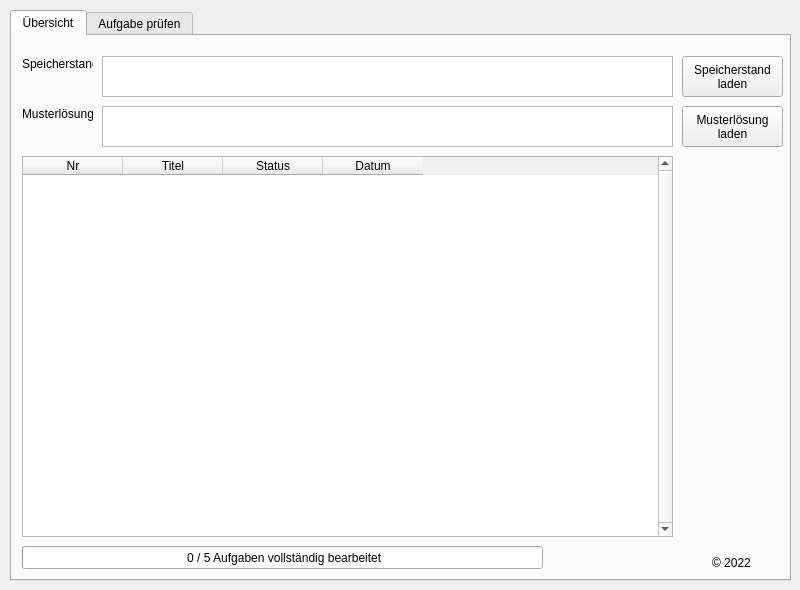
<?xml version="1.0" encoding="UTF-8"?>
<ui version="4.0">
 <class>MainWindow</class>
 <widget class="QMainWindow" name="MainWindow">
  <property name="geometry">
   <rect>
    <x>0</x>
    <y>0</y>
    <width>800</width>
    <height>590</height>
   </rect>
  </property>
  <property name="windowTitle">
   <string>GMV-Trainer</string>
  </property>
  <property name="windowIcon">
   <iconset resource="iib_Logo.qrc">
    <normaloff>:/iib_logo_4.png</normaloff>:/iib_logo_4.png</iconset>
  </property>
  <widget class="QWidget" name="centralwidget">
   <widget class="QTabWidget" name="tabWidget">
    <property name="geometry">
     <rect>
      <x>10</x>
      <y>10</y>
      <width>781</width>
      <height>571</height>
     </rect>
    </property>
    <property name="currentIndex">
     <number>0</number>
    </property>
    <widget class="QWidget" name="tab1">
     <attribute name="title">
      <string>Übersicht</string>
     </attribute>
     <widget class="QLabel" name="label">
      <property name="geometry">
       <rect>
        <x>10</x>
        <y>20</y>
        <width>71</width>
        <height>16</height>
       </rect>
      </property>
      <property name="text">
       <string>Speicherstand:</string>
      </property>
     </widget>
     <widget class="QLabel" name="label_2">
      <property name="geometry">
       <rect>
        <x>10</x>
        <y>70</y>
        <width>71</width>
        <height>16</height>
       </rect>
      </property>
      <property name="text">
       <string>Musterlösung:</string>
      </property>
     </widget>
     <widget class="QTextEdit" name="textEdit_speicherstand">
      <property name="enabled">
       <bool>true</bool>
      </property>
      <property name="geometry">
       <rect>
        <x>90</x>
        <y>20</y>
        <width>571</width>
        <height>41</height>
       </rect>
      </property>
      <property name="readOnly">
       <bool>true</bool>
      </property>
     </widget>
     <widget class="QTextEdit" name="textEdit_ml">
      <property name="enabled">
       <bool>true</bool>
      </property>
      <property name="geometry">
       <rect>
        <x>90</x>
        <y>70</y>
        <width>571</width>
        <height>41</height>
       </rect>
      </property>
      <property name="readOnly">
       <bool>true</bool>
      </property>
     </widget>
     <widget class="QPushButton" name="pushButton_ml">
      <property name="geometry">
       <rect>
        <x>670</x>
        <y>70</y>
        <width>101</width>
        <height>41</height>
       </rect>
      </property>
      <property name="text">
       <string>Musterlösung
laden</string>
      </property>
     </widget>
     <widget class="QTableWidget" name="tableWidget_uebersicht">
      <property name="enabled">
       <bool>true</bool>
      </property>
      <property name="geometry">
       <rect>
        <x>10</x>
        <y>120</y>
        <width>651</width>
        <height>381</height>
       </rect>
      </property>
      <property name="verticalScrollBarPolicy">
       <enum>Qt::ScrollBarAlwaysOn</enum>
      </property>
      <property name="horizontalScrollBarPolicy">
       <enum>Qt::ScrollBarAlwaysOff</enum>
      </property>
      <property name="editTriggers">
       <set>QAbstractItemView::NoEditTriggers</set>
      </property>
      <property name="tabKeyNavigation">
       <bool>false</bool>
      </property>
      <property name="showDropIndicator" stdset="0">
       <bool>false</bool>
      </property>
      <property name="dragDropOverwriteMode">
       <bool>false</bool>
      </property>
      <property name="selectionMode">
       <enum>QAbstractItemView::NoSelection</enum>
      </property>
      <property name="selectionBehavior">
       <enum>QAbstractItemView::SelectRows</enum>
      </property>
      <attribute name="verticalHeaderVisible">
       <bool>false</bool>
      </attribute>
      <column>
       <property name="text">
        <string>Nr</string>
       </property>
      </column>
      <column>
       <property name="text">
        <string>Titel</string>
       </property>
      </column>
      <column>
       <property name="text">
        <string>Status</string>
       </property>
      </column>
      <column>
       <property name="text">
        <string>Datum</string>
       </property>
      </column>
     </widget>
     <widget class="QPushButton" name="pushButton_speicherLaden">
      <property name="geometry">
       <rect>
        <x>670</x>
        <y>20</y>
        <width>101</width>
        <height>41</height>
       </rect>
      </property>
      <property name="text">
       <string>Speicherstand
laden</string>
      </property>
     </widget>
     <widget class="QProgressBar" name="progressBar">
      <property name="geometry">
       <rect>
        <x>10</x>
        <y>510</y>
        <width>521</width>
        <height>23</height>
       </rect>
      </property>
      <property name="maximum">
       <number>5</number>
      </property>
      <property name="value">
       <number>0</number>
      </property>
      <property name="textVisible">
       <bool>true</bool>
      </property>
      <property name="format">
       <string> %v / %m Aufgaben vollständig bearbeitet</string>
      </property>
     </widget>
     <widget class="QLabel" name="label_5">
      <property name="geometry">
       <rect>
        <x>700</x>
        <y>520</y>
        <width>46</width>
        <height>13</height>
       </rect>
      </property>
      <property name="text">
       <string>© 2022</string>
      </property>
     </widget>
     <widget class="QLabel" name="label_9">
      <property name="geometry">
       <rect>
        <x>690</x>
        <y>470</y>
        <width>61</width>
        <height>61</height>
       </rect>
      </property>
      <property name="text">
       <string>&lt;html&gt;&lt;head/&gt;&lt;body&gt;&lt;p&gt;&lt;img src=&quot;:/iib_logo_4.png&quot;/&gt;&lt;/p&gt;&lt;/body&gt;&lt;/html&gt;</string>
      </property>
     </widget>
    </widget>
    <widget class="QWidget" name="tab2">
     <attribute name="title">
      <string>Aufgabe prüfen</string>
     </attribute>
     <widget class="QLabel" name="label_3">
      <property name="geometry">
       <rect>
        <x>10</x>
        <y>25</y>
        <width>47</width>
        <height>13</height>
       </rect>
      </property>
      <property name="text">
       <string>Aufgabe:</string>
      </property>
     </widget>
     <widget class="QComboBox" name="comboBox_aufgaben">
      <property name="geometry">
       <rect>
        <x>60</x>
        <y>20</y>
        <width>711</width>
        <height>22</height>
       </rect>
      </property>
     </widget>
     <widget class="QLabel" name="label_4">
      <property name="geometry">
       <rect>
        <x>10</x>
        <y>60</y>
        <width>111</width>
        <height>16</height>
       </rect>
      </property>
      <property name="text">
       <string>Konstruktionsprotokoll:</string>
      </property>
     </widget>
     <widget class="QTextEdit" name="textEdit_kp">
      <property name="enabled">
       <bool>true</bool>
      </property>
      <property name="geometry">
       <rect>
        <x>130</x>
        <y>60</y>
        <width>531</width>
        <height>41</height>
       </rect>
      </property>
      <property name="readOnly">
       <bool>true</bool>
      </property>
     </widget>
     <widget class="QPushButton" name="pushButton_kp">
      <property name="enabled">
       <bool>false</bool>
      </property>
      <property name="geometry">
       <rect>
        <x>670</x>
        <y>60</y>
        <width>101</width>
        <height>41</height>
       </rect>
      </property>
      <property name="text">
       <string>Protokoll
laden</string>
      </property>
     </widget>
     <widget class="QLabel" name="label_qualis">
      <property name="geometry">
       <rect>
        <x>240</x>
        <y>110</y>
        <width>521</width>
        <height>381</height>
       </rect>
      </property>
      <property name="text">
       <string>&lt;html&gt;&lt;head/&gt;&lt;body&gt;&lt;p&gt;&lt;span style=&quot; font-size:12pt; font-weight:600;&quot;&gt;Qualitative Merkmale&lt;/span&gt;&lt;br/&gt;&lt;/p&gt;&lt;p&gt;&lt;br/&gt;&lt;/p&gt;&lt;/body&gt;&lt;/html&gt;</string>
      </property>
      <property name="alignment">
       <set>Qt::AlignLeading|Qt::AlignLeft|Qt::AlignTop</set>
      </property>
     </widget>
     <widget class="QTableWidget" name="tableWidget_quantis">
      <property name="geometry">
       <rect>
        <x>10</x>
        <y>135</y>
        <width>201</width>
        <height>325</height>
       </rect>
      </property>
      <property name="verticalScrollBarPolicy">
       <enum>Qt::ScrollBarAlwaysOff</enum>
      </property>
      <property name="horizontalScrollBarPolicy">
       <enum>Qt::ScrollBarAlwaysOff</enum>
      </property>
      <property name="autoScroll">
       <bool>false</bool>
      </property>
      <property name="editTriggers">
       <set>QAbstractItemView::NoEditTriggers</set>
      </property>
      <property name="selectionMode">
       <enum>QAbstractItemView::NoSelection</enum>
      </property>
      <attribute name="horizontalHeaderDefaultSectionSize">
       <number>80</number>
      </attribute>
      <attribute name="verticalHeaderVisible">
       <bool>false</bool>
      </attribute>
      <column>
       <property name="text">
        <string>Element</string>
       </property>
      </column>
      <column>
       <property name="text">
        <string>Deine Anzahl</string>
       </property>
      </column>
      <column>
       <property name="text">
        <string>ML</string>
       </property>
      </column>
     </widget>
     <widget class="QPushButton" name="pushButton_speichern">
      <property name="enabled">
       <bool>false</bool>
      </property>
      <property name="geometry">
       <rect>
        <x>670</x>
        <y>500</y>
        <width>101</width>
        <height>41</height>
       </rect>
      </property>
      <property name="text">
       <string>Speicherstand
überschreiben</string>
      </property>
     </widget>
     <widget class="QLabel" name="label_qualis_2">
      <property name="geometry">
       <rect>
        <x>10</x>
        <y>110</y>
        <width>241</width>
        <height>21</height>
       </rect>
      </property>
      <property name="text">
       <string>&lt;html&gt;&lt;head/&gt;&lt;body&gt;&lt;p&gt;&lt;span style=&quot; font-size:12pt; font-weight:600;&quot;&gt;Quantitative Merkmale&lt;/span&gt;&lt;br/&gt;&lt;/p&gt;&lt;/body&gt;&lt;/html&gt;</string>
      </property>
      <property name="alignment">
       <set>Qt::AlignLeading|Qt::AlignLeft|Qt::AlignTop</set>
      </property>
     </widget>
     <widget class="Line" name="line">
      <property name="geometry">
       <rect>
        <x>218</x>
        <y>110</y>
        <width>20</width>
        <height>361</height>
       </rect>
      </property>
      <property name="orientation">
       <enum>Qt::Vertical</enum>
      </property>
     </widget>
     <widget class="QTextEdit" name="textEdit_green">
      <property name="geometry">
       <rect>
        <x>10</x>
        <y>470</y>
        <width>16</width>
        <height>16</height>
       </rect>
      </property>
      <property name="styleSheet">
       <string notr="true">QTextEdit { background-color: rgb(20, 200, 20); }</string>
      </property>
     </widget>
     <widget class="QTextEdit" name="textEdit_yellow">
      <property name="geometry">
       <rect>
        <x>10</x>
        <y>495</y>
        <width>16</width>
        <height>16</height>
       </rect>
      </property>
      <property name="styleSheet">
       <string notr="true">QTextEdit { background-color: rgb(200, 190, 0); }</string>
      </property>
     </widget>
     <widget class="QLabel" name="label_6">
      <property name="geometry">
       <rect>
        <x>40</x>
        <y>470</y>
        <width>71</width>
        <height>16</height>
       </rect>
      </property>
      <property name="text">
       <string>gleiche Anzahl</string>
      </property>
     </widget>
     <widget class="QLabel" name="label_7">
      <property name="geometry">
       <rect>
        <x>40</x>
        <y>495</y>
        <width>121</width>
        <height>16</height>
       </rect>
      </property>
      <property name="text">
       <string>unterschiedliche Anzahl</string>
      </property>
     </widget>
     <widget class="QLabel" name="label_8">
      <property name="geometry">
       <rect>
        <x>10</x>
        <y>520</y>
        <width>491</width>
        <height>16</height>
       </rect>
      </property>
      <property name="text">
       <string>Hinweis: Deine Anzahl der Elemente muss nicht mit der Anzahl in der Musterlösung übereinstimmen.</string>
      </property>
     </widget>
    </widget>
   </widget>
  </widget>
 </widget>
 <resources>
  <include location="iib_Logo.qrc"/>
 </resources>
 <connections/>
</ui>
